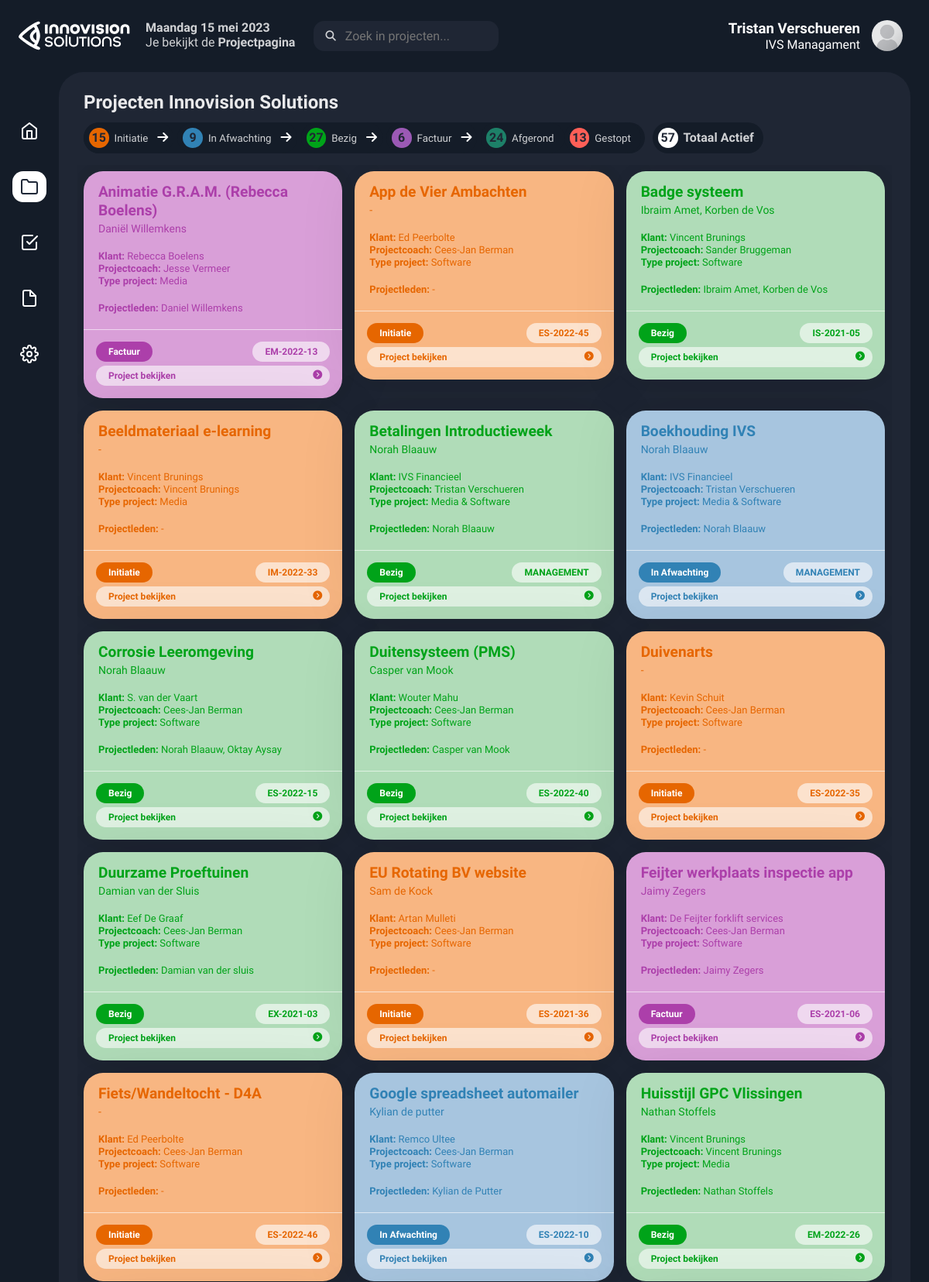
The page /projects.php (signed in, upper part) on the database its author committed.
### tables this page shows
CREATE TABLE IF NOT EXISTS `users` (
  `id` int NOT NULL AUTO_INCREMENT,
  `username` varchar(50) NOT NULL,
  `naam` varchar(200) NOT NULL DEFAULT 'Naam Achternaam',
  `email` varchar(200) NOT NULL DEFAULT 'naam@email.com',
  `accounttype` varchar(15) NOT NULL DEFAULT 'Gedeactiveerd',
  `password` varchar(255) NOT NULL,
  PRIMARY KEY (`id`)
);

CREATE TABLE IF NOT EXISTS `project` (
  `id` int NOT NULL AUTO_INCREMENT,
  `projectnaam` varchar(300) NOT NULL,
  `projectleider` varchar(200) NOT NULL,
  `klant` varchar(200) NOT NULL,
  `prio` varchar(200) NOT NULL,
  `projectcoach` varchar(200) NOT NULL,
  `telefoonnummer` varchar(200) NOT NULL,
  `emailklant` varchar(200) NOT NULL,
  `projectleden` varchar(1000) NOT NULL,
  `initiatieleider` varchar(200) NOT NULL,
  `project_status` varchar(20) NOT NULL DEFAULT 'In review',
  `opmerkingen` varchar(10000) NOT NULL DEFAULT 'Geen opmerkingen.',
  `opleiding` varchar(200) NOT NULL,
  `administratienummer` varchar(10) NOT NULL,
  `bewerkt_door` varchar(60) NOT NULL DEFAULT '-',
  `bewerkt_datum` varchar(25) DEFAULT '-',
  PRIMARY KEY (`id`)
);

### config/db_config.php (called while the page is built, shortened)
<?php
$months = [
  'January' => 'januari',
  'February' => 'februari',
  'March' => 'maart',
  'April' => 'april',
  'May' => 'mei',
  'June' => 'juni',
  'July' => 'juli',
  'August' => 'augustus',
  'September' => 'september',
  'October' => 'oktober',
  'November' => 'november',
  'December' => 'december'
];
$weekdays = [
  'Monday' => 'Maandag',
  'Tuesday' => 'Dinsdag',
  'Wednesday' => 'Woensdag',
  'Thursday' => 'Donderdag',
  'Friday' => 'Vrijdag',
  'Saturday' => 'Zaterdag',
  'Sunday' => 'Zondag'
];
$datetime = date('l j F Y');
$datetime = str_replace(array_keys($months),   array_values($months),   $datetime);
$datetime = str_replace(array_keys($weekdays), array_values($weekdays), $datetime);
?>

### projects.php (the view, shortened to what this page needs)
<?php include("config/db_config.php");
?>
<!DOCTYPE html>
<html lang="en">
<head>
  <link rel="stylesheet" href="https://cdnjs.cloudflare.com/ajax/libs/normalize/5.0.0/normalize.min.css">
  <link rel="stylesheet" href="./style.css">
</head>
<body>
<div class="app-container">
  <div class="app-header">
    <div class="app-header-left">
<?php
$sql = "SELECT * FROM `project` WHERE project_status!='Afgerond' AND project_status!='Gestopt' ORDER BY projectnaam;";
$result = mysqli_query($conn, $sql);
$resultCheck = mysqli_num_rows($result);
$sql = "SELECT * FROM `project` WHERE project_status='Bezig' ORDER BY projectnaam;";
$bezig = mysqli_query($conn, $sql);
$resultBezig = mysqli_num_rows($bezig);
$sql = "SELECT * FROM `project` WHERE project_status='Factuur' ORDER BY projectnaam;";
$factuur = mysqli_query($conn, $sql);
$resultFactuur = mysqli_num_rows($factuur);
$sql = "SELECT * FROM `project` WHERE project_status='In Afwachting' OR project_status='On Hold' ORDER BY projectnaam;";
$afwachting = mysqli_query($conn, $sql);
$resultAfwachting = mysqli_num_rows($afwachting);
$sql = "SELECT * FROM `project` WHERE project_status='Wacht op start' ORDER BY projectnaam;";
$wachtopstart = mysqli_query($conn, $sql);
$resultWachtopstart = mysqli_num_rows($wachtopstart);
$sql = "SELECT * FROM `project` WHERE project_status='Initiatie' ORDER BY projectnaam;";
$initiatie = mysqli_query($conn, $sql);
$resultInitiatie = mysqli_num_rows($initiatie);
$sql = "SELECT * FROM `project` WHERE project_status='On Hold' ORDER BY projectnaam;";
$hold = mysqli_query($conn, $sql);
$resultHold = mysqli_num_rows($hold);
$sql = "SELECT * FROM `project` WHERE project_status='Gestopt' ORDER BY projectnaam;";
$gestopt = mysqli_query($conn, $sql);
$resultGestopt = mysqli_num_rows($gestopt);
$sql = "SELECT * FROM `project` WHERE project_status='Afgerond' ORDER BY projectnaam;";
$Afgerond = mysqli_query($conn, $sql);
$resultAfgerond = mysqli_num_rows($Afgerond);
$searchresult = $_GET['search'] ?? '';
$sql = "SELECT * FROM `project` WHERE `projectnaam` LIKE '%".$searchresult."%' OR `projectleider` LIKE '%".$searchresult."%' OR `klant` LIKE '%".$searchresult."%' OR `projectleden` LIKE '%".$searchresult."%' ORDER BY projectnaam;";
$resultzoekopdracht = mysqli_query($conn, $sql);
$resultNummerZoek = mysqli_num_rows($resultzoekopdracht);
?>
<div class="item-status" style="margin-top:-5px;">
    <span class="status-type2"> <?php
      echo " <b>" . $datetime . "</b>";?><br>
      Je bekijkt de <b>Projectpagina</b></span>
  </div>
  <div class="search-wrapper">
        <form action="" method="GET">
        <input class="search-input" type="text" placeholder="Zoek in projecten..." name="search" id="search" value="">
        <button class="button-search" type="submit" name="searchnow"><i class="fas fa-search"></i></button>
        </form>
      </div>
  </div>
  <div class="app-header-right">
  <?php
  $persoonlijkepagina = $_SESSION['name'];
    $query = "SELECT * FROM `users` WHERE `username` = '".$persoonlijkepagina."'";
    $rows = mysqli_query($conn, $query);
    while($row = mysqli_fetch_assoc($rows))
    {
      echo'<div class="dropdown" style="float:right;">';
      echo'<div class="headeraccounts">';
      echo'<img src="img/avatar.png" alt="Avatar" class="avatar">';
      echo'<h3> ' , $row["naam"] , '</h3>';
      echo'<p>' , $row["accounttype"] , '</p>';
      echo'</div>';
      echo'<div class="dropdown-content">';
      echo'</div></div>';
    }
  ?>
</div>
</div>
<div class="app-content">
  <div class="app-sidebar">
  <a href="index.php" class="app-sidebar-link">
    <svg xmlns="http://www.w3.org/2000/svg" width="24" height="24" viewBox="0 0 24 24" fill="none" stroke="currentColor" stroke-width="2" stroke-linecap="round" stroke-linejoin="round" class="feather feather-home">
      <path d="M3 9l9-7 9 7v11a2 2 0 0 1-2 2H5a2 2 0 0 1-2-2z" />
      <polyline points="9 22 9 12 15 12 15 22" />
    </svg>
  </a>
  <a href="projects.php" class="app-sidebar-link active">
    <svg xmlns="http://www.w3.org/2000/svg" width="24" height="24" viewBox="0 0 24 24" fill="none" stroke="currentColor" stroke-width="2" stroke-linecap="round" stroke-linejoin="round" class="feather feather-folder">
      <path d="M22 19a2 2 0 0 1-2 2H4a2 2 0 0 1-2-2V5a2 2 0 0 1 2-2h5l2 3h9a2 2 0 0 1 2 2z"></path>
    </svg>
  </a>
  <a href="tickets.php" class="app-sidebar-link">
  </a>
  <a href="templates.php" class="app-sidebar-link">
  </a>
  <a href="admin.php" class="app-sidebar-link">
  </a>
</div>
  <div class="projects-section">
    <div class="projects-section-header">
      <p>Projecten Innovision Solutions</p>
    </div>
    <div class="projects-section-line">
      <div class="projects-status">
      <div class="item-status">
        <form action="" method="post" class="statusformulier">
        <div class="status-type"><span class="bezig" style="background: #E66600"><?php echo $resultInitiatie; ?></span><input type="submit" class="filterbutton" name="initiatie" value="Initiatie" style="text-overflow: ellipsis;"><i class="fa-solid fa-arrow-right" style="color:white; margin-left:6px;"></i></div>
        <div class="status-type"><span class="bezig" style="background: #3182B5"><?php echo $resultAfwachting; ?></span><input type="submit" class="filterbutton" name="afwachting" value="In Afwachting"><i class="fa-solid fa-arrow-right" style="color:white; margin-left:6px;"></i></div>
        <div class="status-type"><span class="bezig" style="background: #00A319;"><?php echo $resultBezig; ?></span><input type="submit" class="filterbutton" name="bezig" value="Bezig"><i class="fa-solid fa-arrow-right" style="color:white; margin-left:6px;"></i></div>
        <div class="status-type"><span class="bezig" style="background: #9B59B5"><?php echo $resultFactuur; ?></span><input type="submit" class="filterbutton" name="factuur" value="Factuur"><i class="fa-solid fa-arrow-right" style="color:white; margin-left:6px;"></i></div>
        <div class="status-type" style="margin-right:0px;"><span class="bezig" style="background: #1D8068"><?php echo $resultAfgerond; ?></span><input type="submit" class="filterbutton" name="afgerond" value="Afgerond"></div>
        <div class="status-type"><span class="bezig" style="background: #FF5F57"><?php echo $resultGestopt; ?></span><input type="submit" class="filterbutton" name="gestopt" value="Gestopt"></div>
        </form>
        <div class="status-type" style="margin-left:10px;"><span class="bezig" style="background: #FFFFFF"><?php echo $resultCheck; ?></span><a href="projects.php" class="filterbutton"><b style="margin-right:5px;"> Totaal Actief</b></a></div>
      </div>
    </div>
    </div>
  <div class="project-boxes jsGridView">
      <?php
        if (isset($_POST["bezig"])) {
          $result = $bezig;
          $resultCheck = $resultBezig;
        } elseif (isset($_POST["factuur"])) {
          $result = $factuur;
          $resultCheck = $resultFactuur;
        } elseif (isset($_POST["afwachting"])) {
          $result = $afwachting;
          $resultCheck = $resultAfwachting;
        } elseif (isset($_POST["wos"])) {
          $result = $wachtopstart;
          $resultCheck = $resultWachtopstart;
        } elseif (isset($_POST["initiatie"])) {
          $result = $initiatie;
          $resultCheck = $resultInitiatie;
        } elseif (isset($_POST["hold"])) {
          $result = $hold;
          $resultCheck = $resultHold;
        } elseif (isset($_POST["gestopt"])) {
          $result = $gestopt;
          $resultCheck = $resultGestopt;
        } elseif (isset($_POST["afgerond"])) {
          $result = $Afgerond;
          $resultCheck = $resultAfgerond;
        } elseif (isset($_GET['search'])) {
          $result = $resultzoekopdracht;
          $resultCheck = $resultNummerZoek;
        } else {
          $result = $result;
          $resultCheck = $resultCheck;
        }
        if ($resultCheck > 0) {
          while($row = mysqli_fetch_assoc($result)) {
            if ($row['project_status'] == 'Bezig'){
              $barcolor = '#00A319';
              $BGcolor = '#B0DCB8';
            }
            elseif ($row['project_status'] == 'Factuur'){
              $barcolor = '#AC3FAA';
              $BGcolor = '#D99FD8';
            }
            elseif ($row['project_status'] == 'In Afwachting'){
              $barcolor = '#3182B5';
              $BGcolor = '#A7C5DF';
            }
            elseif ($row['project_status'] == 'Initiatie'){
              $barcolor = '#E66600';
              $BGcolor = '#F8B682';
            }
            elseif ($row['project_status'] == 'On Hold'){
              $barcolor = '#3182B5';
              $BGcolor = '#A7C5DF';
            }
            elseif ($row['project_status'] == 'Afgerond'){
              $barcolor = '#1D8068';
              $BGcolor = '#A2DBCD';
              $modalcolor = '#1D8068';
            }
            elseif ($row['project_status'] == 'Gestopt'){
              $barcolor = '#FE4A41';
              $BGcolor = '#FFAAA6';
              $modalcolor = '#FE4A41';
            }
            echo'<div class="project-box-wrapper">';
            echo'<div class="project-box" style="background-color: ', $BGcolor ,';">';
            echo'<div class="project-box-content-header" style="color: ', $barcolor ,';">';
            echo'<p class="box-content-header" style="font-size: larger; color: ',$barcolor,';"><b>' , $row['projectnaam'] , '</b></p>';
            echo'<p class="box-content-subheader">' , $row['projectleider'] , '</p>';
            echo'</div>';
            echo'<div class="box-progress-wrapper" style="color: ', $barcolor ,';">';
            echo'<p class="box-progress-text"><b>Klant: </b>' , $row['klant'] , '</p>';
            echo'<p class="box-progress-text"><b>Projectcoach: </b>' , $row['projectcoach'] , '</p>';
            echo'<p class="box-progress-text"><b>Type project: </b>' , $row['opleiding'] , '</p><br>';
            echo'<p class="box-progress-text"><b>Projectleden: </b>' , $row['projectleden'] , '</p>';
            echo'<br>';
            echo'</div>';
            echo'<div class="project-box-footer">';
            echo'<div class="statustag" style="background-color: ' , $barcolor , ';">';
            echo $row['project_status'];
            echo '</div>';
            echo'<div class="statustag" style="color: ', $barcolor ,';">';
            echo $row['administratienummer'];
            echo '</div>';
            echo '</div>';
            echo'<details><summary>';
            echo'<div class="buttonmodal" style="color: ', $barcolor ,';">';
            echo'Project bekijken <i class="fas fa-chevron-circle-right"></i>';
            echo'</div>';
            echo'</summary>';
            echo'</div>';
            echo'</div>';
          }
        } else {
          echo'<div class="project-box-wrapper">';
          echo'<h3>Geen projecten gevonden</h3>';
          echo'</div>';
        }
      ?>
</div>
</div>
</div>
</body>
</html>

### rows shown on the page
users: naam "Tristan Verschueren", accounttype "IVS Managament"
project: projectnaam "Animatie G.R.A.M. (Rebecca Boelens)", projectleider "Daniël Willemkens", klant "Rebecca Boelens", projectcoach "Jesse Vermeer", opleiding "Media", projectleden "Daniel Willemkens", project_status "Factuur", administratienummer "EM-2022-13"
project: projectnaam "App de Vier Ambachten", projectleider "-", klant "Ed Peerbolte", projectcoach "Cees-Jan Berman", opleiding "Software", projectleden "-", project_status "Initiatie", administratienummer "ES-2022-45"
project: projectnaam "Badge systeem", projectleider "Ibraim Amet, Korben de Vos", klant "Vincent Brunings", projectcoach "Sander Bruggeman", opleiding "Software", projectleden "Ibraim Amet, Korben de Vos", project_status "Bezig", administratienummer "IS-2021-05"
project: projectnaam "Beeldmateriaal e-learning", projectleider "-", klant "Vincent Brunings", projectcoach "Vincent Brunings", opleiding "Media", projectleden "-", project_status "Initiatie", administratienummer "IM-2022-33"
project: projectnaam "Betalingen Introductieweek", projectleider "Norah Blaauw", klant "IVS Financieel", projectcoach "Tristan Verschueren", opleiding "Media & Software", projectleden "Norah Blaauw", project_status "Bezig", administratienummer "MANAGEMENT"
project: projectnaam "Boekhouding IVS", projectleider "Norah Blaauw", klant "IVS Financieel", projectcoach "Tristan Verschueren", opleiding "Media & Software", projectleden "Norah Blaauw", project_status "In Afwachting", administratienummer "MANAGEMENT"
project: projectnaam "Corrosie Leeromgeving", projectleider "Norah Blaauw", klant "S. van der Vaart", projectcoach "Cees-Jan Berman", opleiding "Software", projectleden "Norah Blaauw, Oktay Aysay", project_status "Bezig", administratienummer "ES-2022-15"
project: projectnaam "Duitensysteem (PMS)", projectleider "Casper van Mook", klant "Wouter Mahu", projectcoach "Cees-Jan Berman", opleiding "Software", projectleden "Casper van Mook", project_status "Bezig", administratienummer "ES-2022-40"
project: projectnaam "Duivenarts", projectleider "-", klant "Kevin Schuit", projectcoach "Cees-Jan Berman", opleiding "Software", projectleden "-", project_status "Initiatie", administratienummer "ES-2022-35"
project: projectnaam "Duurzame Proeftuinen", projectleider "Damian van der Sluis", klant "Eef De Graaf", projectcoach "Cees-Jan Berman", opleiding "Software", projectleden "Damian van der sluis", project_status "Bezig", administratienummer "EX-2021-03"
project: projectnaam "EU Rotating BV website", projectleider "Sam de Kock", klant "Artan Mulleti", projectcoach "Cees-Jan Berman", opleiding "Software", projectleden "-", project_status "Initiatie", administratienummer "ES-2021-36"
project: projectnaam "Feijter werkplaats inspectie app", projectleider "Jaimy Zegers", klant "De Feijter forklift services", projectcoach "Cees-Jan Berman", opleiding "Software", projectleden "Jaimy Zegers", project_status "Factuur", administratienummer "ES-2021-06"
project: projectnaam "Fiets/Wandeltocht - D4A", projectleider "-", klant "Ed Peerbolte", projectcoach "Cees-Jan Berman", opleiding "Software", projectleden "-", project_status "Initiatie", administratienummer "ES-2022-46"
project: projectnaam "Google spreadsheet automailer", projectleider "Kylian de putter", klant "Remco Ultee", projectcoach "Cees-Jan Berman", opleiding "Software", projectleden "Kylian de Putter", project_status "In Afwachting", administratienummer "ES-2022-10"
project: projectnaam "Huisstijl GPC Vlissingen", projectleider "Nathan Stoffels", klant "Vincent Brunings", projectcoach "Vincent Brunings", opleiding "Media", projectleden "Nathan Stoffels", project_status "Bezig", administratienummer "EM-2022-26"

### other values the page prints
$datetime "Maandag 15 mei 2023"
$resultInitiatie "15"
$resultAfwachting "9"
$resultBezig "27"
$resultFactuur "6"
$resultAfgerond "24"
$resultGestopt "13"
$resultCheck "57"
